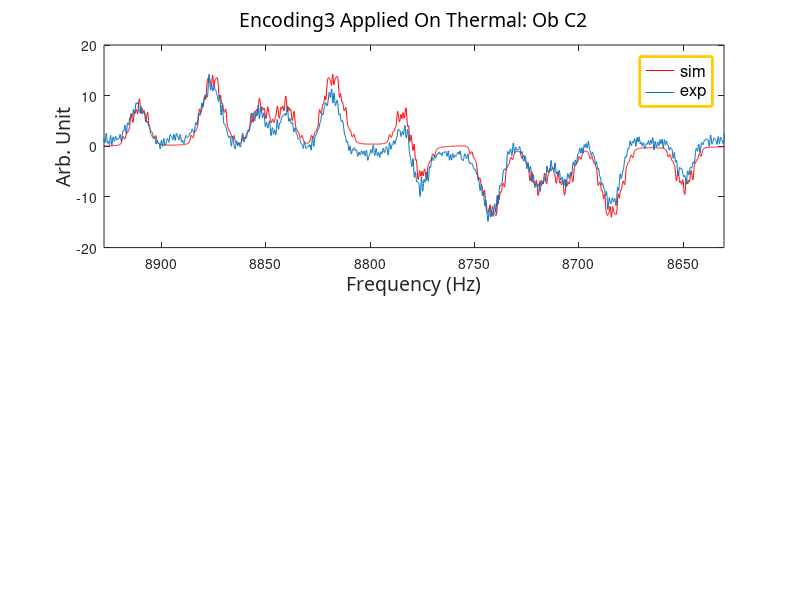
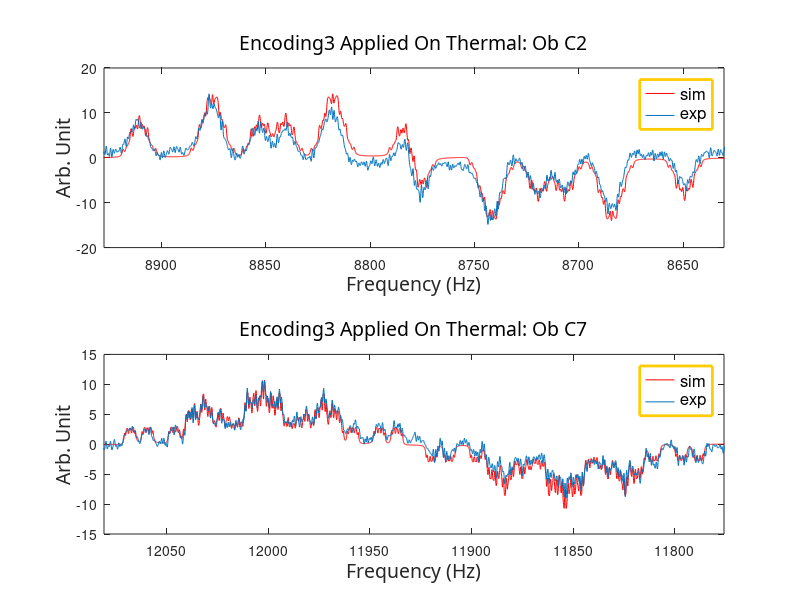

Reproduce these figures in MATLAB, in order.
clear

addpath H:\Matlab\Twqubit_Circuit_PPS\simulation\Encoding3_Operators
 
%% for 12 qubits: Ob C2 %%%%%%%%
load exp_encoding3_obC2.mat
load encoding3_qubit2.mat

load Para_12qubit.mat
T2 = [1 0.31 1 1 1 1 0.42 1 1 1 1 1]; 

scale_factor = max(Y_exp)/max(Y); % for C2

subplot(2,1,1)

plot(X+1,Y,'r') %*scale_factor*0.9
hold on
plot(X_exp,Y_exp/scale_factor)

    % plot setting
    set(gca,'Xdir','reverse','Xlim', [min(X+90) max(X-90)],'Ylim',[-20 20]);
    fontsize = 14;
    fontsize_legend = 12;
    
    title_string = ['Encoding3 Applied On Thermal: Ob C2'];
    title({title_string},'FontWeight','normal','FontSize',fontsize,...
   'FontName','Calibri',...
   'FontAngle','normal');

    xlabel({'Frequency (Hz)'},'FontWeight','normal','FontSize',fontsize,...
    'FontName','Calibri');

     ylabel({'Arb. Unit'},'FontWeight','normal','FontSize',fontsize,...
    'FontName','Calibri');

     legend('sim','exp');
     set(legend,'EdgeColor',[1 0.8 0],'YColor',[1 0.8 0],'XColor',[1 0.8 0],...
    'LineWidth',2,...
    'FontWeight','normal','FontSize',fontsize_legend);

 figure_name=strcat('encoding3_C2-',date);
 saveas(gca, figure_name, 'fig');

%% for 12 qubits: Ob C7 %%%%%%%%
load exp_encoding3_obC7.mat
load encoding3_qubit7.mat

load Para_12qubit.mat
T2 = [1 0.31 1 1 1 1 0.42 1 1 1 1 1]; 


scale_factor = max(Y_exp)/max(Y); % for C7

subplot(2,1,2)

plot(X-0.1,Y,'r') %*scale_factor*0.9
hold on
plot(X_exp,Y_exp/scale_factor)

    % plot setting
    set(gca,'Xdir','reverse','Xlim', [min(X+90) max(X-90)],'Ylim',[-15 15]);
    fontsize = 14;
    fontsize_legend = 12;
    
    title_string = ['Encoding3 Applied On Thermal: Ob C7'];
    title({title_string},'FontWeight','normal','FontSize',fontsize,...
   'FontName','Calibri',...
   'FontAngle','normal');

    xlabel({'Frequency (Hz)'},'FontWeight','normal','FontSize',fontsize,...
    'FontName','Calibri');

     ylabel({'Arb. Unit'},'FontWeight','normal','FontSize',fontsize,...
    'FontName','Calibri');

     legend('sim','exp');
     set(legend,'EdgeColor',[1 0.8 0],'YColor',[1 0.8 0],'XColor',[1 0.8 0],...
    'LineWidth',2,...
    'FontWeight','normal','FontSize',fontsize_legend);

 figure_name=strcat('encoding3_C7-',date);
 saveas(gca, figure_name, 'fig');
